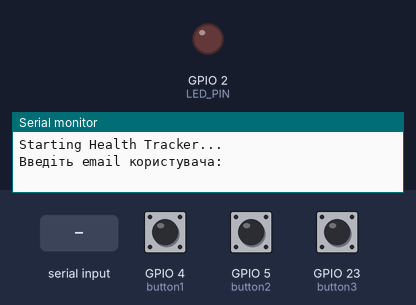
This sketch was run on a simulated ESP32. On the bench: output pins drawn as LEDs (lit = HIGH), the last lines printed to the serial monitor. Inputs (shaded band) come from the test bench; at power-on: GPIO 4 (button1) HIGH, GPIO 5 (button2) HIGH, GPIO 23 (button3) HIGH. WiFi joins after 1.5 s; servers stay silent unless stated; uploads are accepted with an empty reply; the local clock reads 2024-03-15 10:24:30 at power-on unless the sketch sets it.

Above: at 1.0 s.
1.1 s: "1\n" received over Serial
At 3.8 s:
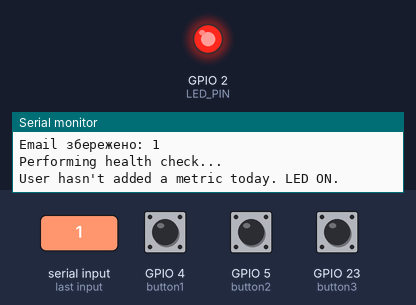
4.1 s: GPIO 4 (button1) pulled LOW for 0.15 s
At 5.6 s:
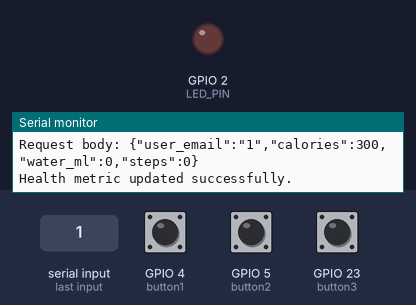
Timing chart, 0 to 14.5 s (numbered marks = the images above; inputs shaded):
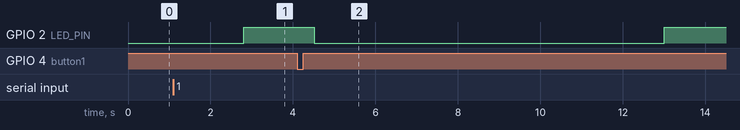

Measured:
- after the input at 1.1 s, GPIO 2 (LED_PIN): LOW → HIGH after 1.7 s
- after the input at 4.1 s, GPIO 2 (LED_PIN): HIGH → LOW after 0.41 s, → HIGH 8.5 s later

The sketch:

sketch.ino
```cpp
#include <ezButton.h>
#include "config.h"
#include "buttons.h"
#include "tasks.h"
#include "network.h"
#include "api.h"

void setup() {
  Serial.begin(115200);
  Serial.println("Starting Health Tracker...");

  pinMode(LED_PIN, OUTPUT);
  loadConfig(config);

  if (!connectWiFi(config.wifi_ssid)) {
    Serial.println("Wi-Fi connection failed. Restarting...");
    delay(5000);
    ESP.restart();
  }

  if (!rtc.begin()) {
    Serial.println("Couldn't find RTC. Dead now.");
    while (1);
  }

  initializeButtons();
  startHealthCheckTask();
}

void loop() {
  handleButtonEvents();
}
```

api.cpp
```cpp
#include "api.h"

void updateHealthMetric(const String &server_url, const String &email, int calories, int water_ml, int steps) {
  HTTPClient http;
  String endpoint = server_url + "/functions/v1/create-health-metric";

  DynamicJsonDocument doc(256);
  doc["user_email"] = email;
  doc["calories"] = calories;
  doc["water_ml"] = water_ml;
  doc["steps"] = steps;

  String requestBody;
  serializeJson(doc, requestBody);

  Serial.printf("Sending request to: %s\n", endpoint.c_str());
  Serial.printf("Request body: %s\n", requestBody.c_str());

  http.begin(endpoint);
  http.addHeader("Content-Type", "application/json");

  int httpCode = http.POST(requestBody);
  http.end();

  if (httpCode == 200 || httpCode == 201) {
    Serial.println("Health metric updated successfully.");

    digitalWrite(LED_PIN, LOW);
  } else {
    Serial.printf("Failed to update metric. HTTP code: %d\n", httpCode);
  }
}

bool hasDailyData(const String &server_url, const String &email) {
  HTTPClient http;
  String endpoint = server_url + "/functions/v1/check-health-metric-today?email=" + email;

  http.begin(endpoint);
  int httpCode = http.GET();

  if (httpCode == 200) {
    String payload = http.getString();
    DynamicJsonDocument doc(1024);
    deserializeJson(doc, payload);

    bool addedToday = doc["addedToday"];
    return addedToday;
  } else {
    Serial.printf("Failed to check metric status. HTTP code: %d\n", httpCode);
    return false;
  }

  http.end();
}

void checkHealthMetricToday(const String &email) {
  bool addedToday = hasDailyData(config.server_url, email);

  if (!addedToday) {
    digitalWrite(LED_PIN, HIGH);
    Serial.println("User hasn't added a metric today. LED ON.");
  } else {
    digitalWrite(LED_PIN, LOW);
    Serial.println("User has added a metric today. LED OFF.");
  }
}
```

api.h
```cpp
#ifndef API_H
#define API_H

#include <Arduino.h>
#include <HTTPClient.h>
#include <ArduinoJson.h>
#include <config.h>

void updateHealthMetric(const String &server_url, const String &email, int calories, int water_ml, int steps);
bool hasDailyData(const String &server_url, const String &email);
void checkHealthMetricToday(const String &email);

#endif
```

buttons.cpp
```cpp
#include "buttons.h"

ezButton button1(4);
ezButton button2(5);
ezButton button3(23);

void initializeButtons() {
  button1.setDebounceTime(DEBOUNCE_TIME);
  button2.setDebounceTime(DEBOUNCE_TIME);
  button3.setDebounceTime(DEBOUNCE_TIME);
}

void handleButtonEvents() {
  button1.loop();
  button2.loop();
  button3.loop();

  if (button1.isReleased()) {
    Serial.println("Button 1 pressed");
    updateHealthMetric(config.server_url, config.email, 300, 0, 0);
  } else if (button2.isReleased()) {
    Serial.println("Button 2 pressed");
    updateHealthMetric(config.server_url, config.email, 0, 200, 0);
  } else if (button3.isReleased()) {
    Serial.println("Button 3 pressed");
    updateHealthMetric(config.server_url, config.email, 0, 0, 1000);
  }
}
```

buttons.h
```cpp
#ifndef BUTTONS_H
#define BUTTONS_H

#include <ezButton.h>
#include "config.h"
#include "api.h"

#define DEBOUNCE_TIME 50

extern ezButton button1;
extern ezButton button2;
extern ezButton button3;

void initializeButtons();
void handleButtonEvents();

#endif
```

network.cpp
```cpp
#include "network.h"

bool connectWiFi(const String &ssid) {
  WiFi.begin(ssid.c_str());
  unsigned long startAttemptTime = millis();
  const unsigned long timeout = 20000;

  while (WiFi.status() != WL_CONNECTED && (millis() - startAttemptTime) < timeout) {
    delay(500);
  }

  return WiFi.status() == WL_CONNECTED;
}
```

network.h
```cpp
#ifndef NETWORK_H
#define NETWORK_H

#include <WiFi.h>

bool connectWiFi(const String &ssid);

#endif
```

tasks.cpp
```cpp
#include "tasks.h"
#include <RTClib.h>

extern RTC_DS3231 rtc;

TaskHandle_t healthCheckTaskHandle = NULL;

void startHealthCheckTask() {
  xTaskCreatePinnedToCore(
    healthCheckTask,
    "HealthCheckTask",
    4096,
    NULL,
    1,
    &healthCheckTaskHandle,
    1
  );
}

void healthCheckTask(void *parameter) {
  while (true) {
    DateTime now = rtc.now();
    int currentHour = now.hour();

    // if (currentHour >= 20) {
    if (currentHour >= 9) {
      Serial.println("Performing health check...");
      checkHealthMetricToday(config.email);
    } else {
      Serial.println("Skipping health check. It's before 9 AM.");
    }

    vTaskDelay(CHECK_INTERVAL / portTICK_PERIOD_MS);
  }
}
```

tasks.h
```cpp
#ifndef TASKS_H
#define TASKS_H

#include "config.h"
#include "api.h"
#include <Arduino.h>
#include <freertos/FreeRTOS.h>
#include <freertos/task.h>

#define CHECK_INTERVAL 10000

extern TaskHandle_t healthCheckTaskHandle;

void startHealthCheckTask();
void healthCheckTask(void *parameter);

#endif
```

config.cpp
```cpp
#include "config.h"

Config config;
RTC_DS3231 rtc;

void loadConfig(Config &cfg) {
  cfg.wifi_ssid = "Wokwi-GUEST";
  cfg.server_url = "https://liidbdlfcghqjvfjdhqq.supabase.co";

  Serial.println("Введіть email користувача:");
  while (Serial.available() == 0) {
    delay(100);
  }

  cfg.email = Serial.readStringUntil('\n');
  cfg.email.trim();

  Serial.print("Email збережено: ");
  Serial.println(cfg.email);
}
```

config.h
```cpp
#ifndef CONFIG_H
#define CONFIG_H

#include <Arduino.h>
#include <RTClib.h>

#define LED_PIN 2

struct Config {
  String wifi_ssid;
  String server_url;
  String email;
};

extern Config config;
extern RTC_DS3231 rtc;

void loadConfig(Config &cfg);

#endif
```
